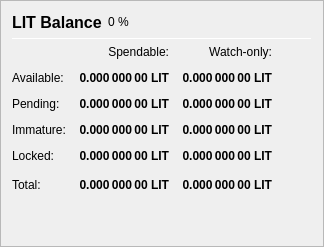
                   <widget class="QFrame" name="frame_Balances">
                    <property name="frameShape">
                     <enum>QFrame::StyledPanel</enum>
                    </property>
                    <property name="frameShadow">
                     <enum>QFrame::Raised</enum>
                    </property>
                    <layout class="QVBoxLayout" name="verticalLayout_4">
                     <item>
                      <layout class="QHBoxLayout" name="horizontalLayout_4">
                       <item>
                        <widget class="QLabel" name="label_5">
                         <property name="minimumSize">
                          <size>
                           <width>0</width>
                           <height>20</height>
                          </size>
                         </property>
                         <property name="font">
                          <font>
                           <pointsize>12</pointsize>
                           <weight>75</weight>
                           <bold>true</bold>
                          </font>
                         </property>
                         <property name="text">
                          <string>LIT Balance</string>
                         </property>
                        </widget>
                       </item>
                       <item>
                        <widget class="QLabel" name="labelLITPercent">
                         <property name="text">
                          <string notr="true">0 %</string>
                         </property>
                        </widget>
                       </item>
                       <item>
                        <spacer name="horizontalSpacer_3">
                         <property name="orientation">
                          <enum>Qt::Horizontal</enum>
                         </property>
                         <property name="sizeHint" stdset="0">
                          <size>
                           <width>40</width>
                           <height>20</height>
                          </size>
                         </property>
                        </spacer>
                       </item>
                      </layout>
                     </item>
                     <item>
                      <widget class="Line" name="line_Balance">
                       <property name="minimumSize">
                        <size>
                         <width>0</width>
                         <height>1</height>
                        </size>
                       </property>
                       <property name="maximumSize">
                        <size>
                         <width>16777215</width>
                         <height>1</height>
                        </size>
                       </property>
                       <property name="orientation">
                        <enum>Qt::Horizontal</enum>
                       </property>
                      </widget>
                     </item>
                     <item>
                      <layout class="QGridLayout" name="gridLayout">
                       <property name="spacing">
                        <number>12</number>
                       </property>
                       <item row="0" column="1">
                        <widget class="QLabel" name="labelSpendable">
                         <property name="text">
                          <string>Spendable:</string>
                         </property>
                         <property name="alignment">
                          <set>Qt::AlignRight|Qt::AlignTrailing|Qt::AlignVCenter</set>
                         </property>
                        </widget>
                       </item>
                       <item row="0" column="2">
                        <widget class="QLabel" name="labelWatchonly">
                         <property name="text">
                          <string>Watch-only:</string>
                         </property>
                         <property name="alignment">
                          <set>Qt::AlignRight|Qt::AlignTrailing|Qt::AlignVCenter</set>
                         </property>
                        </widget>
                       </item>
                       <item row="1" column="0">
                        <widget class="QLabel" name="labelBalanceText">
                         <property name="text">
                          <string>Available:</string>
                         </property>
                        </widget>
                       </item>
                       <item row="1" column="1">
                        <widget class="QLabel" name="labelBalance">
                         <property name="font">
                          <font>
                           <weight>75</weight>
                           <bold>true</bold>
                          </font>
                         </property>
                         <property name="cursor">
                          <cursorShape>IBeamCursor</cursorShape>
                         </property>
                         <property name="toolTip">
                          <string>Your current spendable balance</string>
                         </property>
                         <property name="text">
                          <string notr="true">0.000 000 00 LIT</string>
                         </property>
                         <property name="alignment">
                          <set>Qt::AlignRight|Qt::AlignTrailing|Qt::AlignVCenter</set>
                         </property>
                         <property name="textInteractionFlags">
                          <set>Qt::LinksAccessibleByMouse|Qt::TextSelectableByKeyboard|Qt::TextSelectableByMouse</set>
                         </property>
                        </widget>
                       </item>
                       <item row="1" column="2">
                        <widget class="QLabel" name="labelWatchAvailable">
                         <property name="font">
                          <font>
                           <weight>75</weight>
                           <bold>true</bold>
                          </font>
                         </property>
                         <property name="cursor">
                          <cursorShape>IBeamCursor</cursorShape>
                         </property>
                         <property name="toolTip">
                          <string>Your current balance in watch-only addresses</string>
                         </property>
                         <property name="text">
                          <string notr="true">0.000 000 00 LIT</string>
                         </property>
                         <property name="alignment">
                          <set>Qt::AlignRight|Qt::AlignTrailing|Qt::AlignVCenter</set>
                         </property>
                         <property name="textInteractionFlags">
                          <set>Qt::LinksAccessibleByMouse|Qt::TextSelectableByKeyboard|Qt::TextSelectableByMouse</set>
                         </property>
                        </widget>
                       </item>
                       <item row="2" column="0">
                        <widget class="QLabel" name="labelPendingText">
                         <property name="text">
                          <string>Pending:</string>
                         </property>
                        </widget>
                       </item>
                       <item row="2" column="1">
                        <widget class="QLabel" name="labelUnconfirmed">
                         <property name="font">
                          <font>
                           <weight>75</weight>
                           <bold>true</bold>
                          </font>
                         </property>
                         <property name="cursor">
                          <cursorShape>IBeamCursor</cursorShape>
                         </property>
                         <property name="toolTip">
                          <string>Total of transactions that have yet to be confirmed, and do not yet count toward the spendable balance</string>
                         </property>
                         <property name="text">
                          <string notr="true">0.000 000 00 LIT</string>
                         </property>
                         <property name="alignment">
                          <set>Qt::AlignRight|Qt::AlignTrailing|Qt::AlignVCenter</set>
                         </property>
                         <property name="textInteractionFlags">
                          <set>Qt::LinksAccessibleByMouse|Qt::TextSelectableByKeyboard|Qt::TextSelectableByMouse</set>
                         </property>
                        </widget>
                       </item>
                       <item row="2" column="2">
                        <widget class="QLabel" name="labelWatchPending">
                         <property name="font">
                          <font>
                           <weight>75</weight>
                           <bold>true</bold>
                          </font>
                         </property>
                         <property name="cursor">
                          <cursorShape>IBeamCursor</cursorShape>
                         </property>
                         <property name="toolTip">
                          <string>Unconfirmed transactions to watch-only addresses</string>
                         </property>
                         <property name="text">
                          <string notr="true">0.000 000 00 LIT</string>
                         </property>
                         <property name="alignment">
                          <set>Qt::AlignRight|Qt::AlignTrailing|Qt::AlignVCenter</set>
                         </property>
                         <property name="textInteractionFlags">
                          <set>Qt::LinksAccessibleByMouse|Qt::TextSelectableByKeyboard|Qt::TextSelectableByMouse</set>
                         </property>
                        </widget>
                       </item>
                       <item row="3" column="0">
                        <widget class="QLabel" name="labelImmatureText">
                         <property name="text">
                          <string>Immature:</string>
                         </property>
                        </widget>
                       </item>
                       <item row="3" column="1">
                        <widget class="QLabel" name="labelImmature">
                         <property name="font">
                          <font>
                           <weight>75</weight>
                           <bold>true</bold>
                          </font>
                         </property>
                         <property name="cursor">
                          <cursorShape>IBeamCursor</cursorShape>
                         </property>
                         <property name="toolTip">
                          <string>Staked or masternode rewards that has not yet matured</string>
                         </property>
                         <property name="text">
                          <string notr="true">0.000 000 00 LIT</string>
                         </property>
                         <property name="alignment">
                          <set>Qt::AlignRight|Qt::AlignTrailing|Qt::AlignVCenter</set>
                         </property>
                         <property name="textInteractionFlags">
                          <set>Qt::LinksAccessibleByMouse|Qt::TextSelectableByKeyboard|Qt::TextSelectableByMouse</set>
                         </property>
                        </widget>
                       </item>
                       <item row="3" column="2">
                        <widget class="QLabel" name="labelWatchImmature">
                         <property name="font">
                          <font>
                           <weight>75</weight>
                           <bold>true</bold>
                          </font>
                         </property>
                         <property name="cursor">
                          <cursorShape>IBeamCursor</cursorShape>
                         </property>
                         <property name="toolTip">
                          <string>Staked or masternode rewards in watch-only addresses that has not yet matured</string>
                         </property>
                         <property name="text">
                          <string notr="true">0.000 000 00 LIT</string>
                         </property>
                         <property name="alignment">
                          <set>Qt::AlignRight|Qt::AlignTrailing|Qt::AlignVCenter</set>
                         </property>
                         <property name="textInteractionFlags">
                          <set>Qt::LinksAccessibleByMouse|Qt::TextSelectableByKeyboard|Qt::TextSelectableByMouse</set>
                         </property>
                        </widget>
                       </item>
                       <item row="4" column="0">
                        <widget class="QLabel" name="labelLockedBalanceText">
                         <property name="toolTip">
                          <string>Locked LIT or Masternode collaterals. These are excluded from zLIT minting.</string>
                         </property>
                         <property name="text">
                          <string>Locked:</string>
                         </property>
                        </widget>
                       </item>
                       <item row="4" column="1">
                        <widget class="QLabel" name="labelLockedBalance">
                         <property name="font">
                          <font>
                           <weight>75</weight>
                           <bold>true</bold>
                          </font>
                         </property>
                         <property name="cursor">
                          <cursorShape>IBeamCursor</cursorShape>
                         </property>
                         <property name="toolTip">
                          <string>Locked LIT or Masternode collaterals. These are excluded from zLIT minting.</string>
                         </property>
                         <property name="text">
                          <string notr="true">0.000 000 00 LIT</string>
                         </property>
                         <property name="alignment">
                          <set>Qt::AlignRight|Qt::AlignTrailing|Qt::AlignVCenter</set>
                         </property>
                         <property name="textInteractionFlags">
                          <set>Qt::LinksAccessibleByMouse|Qt::TextSelectableByKeyboard|Qt::TextSelectableByMouse</set>
                         </property>
                        </widget>
                       </item>
                       <item row="4" column="2">
                        <widget class="QLabel" name="labelWatchLocked">
                         <property name="font">
                          <font>
                           <weight>75</weight>
                           <bold>true</bold>
                          </font>
                         </property>
                         <property name="cursor">
                          <cursorShape>IBeamCursor</cursorShape>
                         </property>
                         <property name="toolTip">
                          <string>Current locked balance in watch-only addresses</string>
                         </property>
                         <property name="text">
                          <string notr="true">0.000 000 00 LIT</string>
                         </property>
                         <property name="alignment">
                          <set>Qt::AlignRight|Qt::AlignTrailing|Qt::AlignVCenter</set>
                         </property>
                         <property name="textInteractionFlags">
                          <set>Qt::LinksAccessibleByMouse|Qt::TextSelectableByKeyboard|Qt::TextSelectableByMouse</set>
                         </property>
                        </widget>
                       </item>
                       <item row="5" column="0">
                        <widget class="QLabel" name="labelTotalText">
                         <property name="toolTip">
                          <string>Your current Liracoin balance, unconfirmed and immature transactions included</string>
                         </property>
                         <property name="text">
                          <string>Total:</string>
                         </property>
                        </widget>
                       </item>
                       <item row="5" column="1">
                        <widget class="QLabel" name="labelTotal">
                         <property name="font">
                          <font>
                           <weight>75</weight>
                           <bold>true</bold>
                          </font>
                         </property>
                         <property name="cursor">
                          <cursorShape>IBeamCursor</cursorShape>
                         </property>
                         <property name="toolTip">
                          <string>Your current Liracoin balance, unconfirmed and immature transactions included</string>
                         </property>
                         <property name="text">
                          <string notr="true">0.000 000 00 LIT</string>
                         </property>
                         <property name="alignment">
                          <set>Qt::AlignRight|Qt::AlignTrailing|Qt::AlignVCenter</set>
                         </property>
                         <property name="textInteractionFlags">
                          <set>Qt::LinksAccessibleByMouse|Qt::TextSelectableByKeyboard|Qt::TextSelectableByMouse</set>
                         </property>
                        </widget>
                       </item>
                       <item row="5" column="2">
                        <widget class="QLabel" name="labelWatchTotal">
                         <property name="font">
                          <font>
                           <weight>75</weight>
                           <bold>true</bold>
                          </font>
                         </property>
                         <property name="cursor">
                          <cursorShape>IBeamCursor</cursorShape>
                         </property>
                         <property name="toolTip">
                          <string>Current total balance in watch-only addresses</string>
                         </property>
                         <property name="text">
                          <string notr="true">0.000 000 00 LIT</string>
                         </property>
                         <property name="alignment">
                          <set>Qt::AlignRight|Qt::AlignTrailing|Qt::AlignVCenter</set>
                         </property>
                         <property name="textInteractionFlags">
                          <set>Qt::LinksAccessibleByMouse|Qt::TextSelectableByKeyboard|Qt::TextSelectableByMouse</set>
                         </property>
                        </widget>
                       </item>
                       <item row="5" column="3">
                        <spacer name="horizontalSpacer_9">
                         <property name="orientation">
                          <enum>Qt::Horizontal</enum>
                         </property>
                         <property name="sizeHint" stdset="0">
                          <size>
                           <width>40</width>
                           <height>20</height>
                          </size>
                         </property>
                        </spacer>
                       </item>
                      </layout>
                     </item>
                     <item>
                      <spacer name="verticalSpacer_3">
                       <property name="orientation">
                        <enum>Qt::Vertical</enum>
                       </property>
                       <property name="sizeHint" stdset="0">
                        <size>
                         <width>20</width>
                         <height>40</height>
                        </size>
                       </property>
                      </spacer>
                     </item>
                    </layout>
                   </widget>
